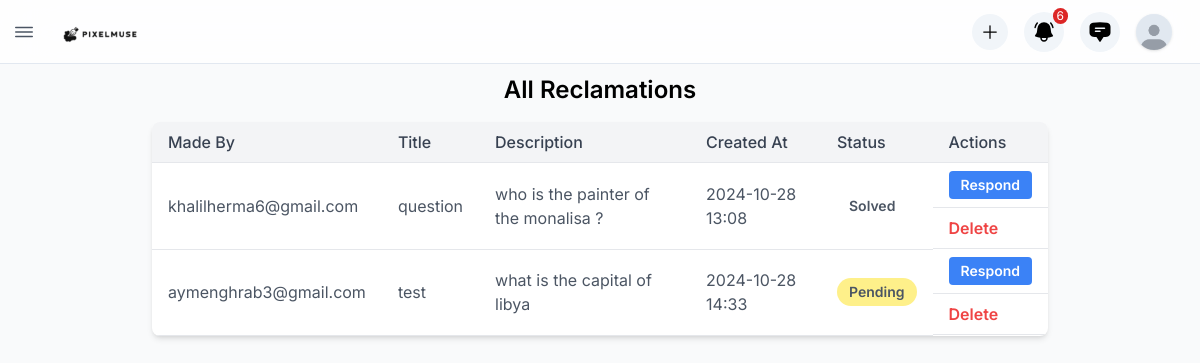
The page /reclamations/ on the database its author committed.
### reclamations/models.py (models this page shows, shortened)
class Reclamation(models.Model):
    author = models.ForeignKey(settings.AUTH_USER_MODEL, on_delete=models.CASCADE, default=1)
    title = models.CharField(max_length=255)
    description = models.TextField()
    created_at = models.DateTimeField(auto_now_add=True)
    status = models.CharField(max_length=50, choices=[
        ('pending', 'Pending'),
        ('solved', 'Solved'),
        ('not_accepted', 'Not Accepted'),
    ], default='pending')

### users/models.py (models this page shows, shortened)
class User(AbstractBaseUser, PermissionsMixin):
    email = models.EmailField(unique=True)
    fullname = models.CharField(max_length=255)
    phone = models.CharField(max_length=20, blank=True, null=True)
    birthday = models.DateField(blank=True, null=True)
    address = models.TextField(blank=True, null=True)
    role = models.CharField(max_length=10, choices=[('admin', 'Admin'), ('user', 'User'),('support','Support')])
    is_active = models.BooleanField(default=True)
    is_staff = models.BooleanField(default=False)
    user_photo = models.ImageField(upload_to='user_photos/', blank=True, null=True)
    objects = UserManager()
    USERNAME_FIELD = 'email'
    REQUIRED_FIELDS = ['fullname']

### reclamations/views.py (the view)
# urls.py: path('', views.reclamation_list, name='reclamation_list'),
def reclamation_list(request):
    reclamations = Reclamation.objects.all()
    return render(request, 'reclamations/support_index.html', {'reclamations': reclamations})

### reclamations/templates/reclamations/support_index.html
{% extends "base.html" %}
{% load static %}
{% block content %}
<main id="site__main" class="2xl:ml-[--w-side] xl:ml-[--w-side-sm] p-2.5 h-[calc(100vh-var(--m-top))] mt-[--m-top] flex items-center justify-center flex-col">
    <h2 class="text-2xl font-semibold mb-4">All Reclamations</h2>
    {% if reclamations %}
        <table class="table-auto border-collapse w-full max-w-4xl bg-white shadow-md rounded-lg overflow-hidden">
            <thead class="bg-gray-100">
                <tr>
                    <th class="px-4 py-2 border-b text-left font-medium text-gray-700">Made By</th>
                    <th class="px-4 py-2 border-b text-left font-medium text-gray-700">Title</th>
                    <th class="px-4 py-2 border-b text-left font-medium text-gray-700">Description</th>
                    <th class="px-4 py-2 border-b text-left font-medium text-gray-700">Created At</th>
                    <th class="px-4 py-2 border-b text-left font-medium text-gray-700">Status</th>
                    <th class="px-4 py-2 border-b text-left font-medium text-gray-700">Actions</th>
                </tr>
            </thead>
            <tbody>
                {% for reclamation in reclamations %}
                    <tr class="hover:bg-gray-50">
                        <td class="px-4 py-2 border-b">{{ reclamation.author.email }}</td>
                        <td class="px-4 py-2 border-b">{{ reclamation.title }}</td>
                        <td class="px-4 py-2 border-b">{{ reclamation.description }}</td>
                        <td class="px-4 py-2 border-b">{{ reclamation.created_at|date:"Y-m-d H:i" }}</td>
                        <td class="px-4 py-2 border-b">
                            {% if reclamation.status == "pending" %}
                                <span class="inline-block px-3 py-1 text-sm font-semibold text-yellow-800 bg-yellow-200 rounded-full">Pending</span>
                            {% elif reclamation.status == "solved" %}
                                <span class="inline-block px-3 py-1 text-sm font-semibold text-green-800 bg-green-900 rounded-full">Solved</span>
                            {% elif reclamation.status == "not accepted" %}
                                <span class="inline-block px-3 py-1 text-sm font-semibold text-red-800 bg-red-200 rounded-full">Not Accepted</span>
                            {% else %}
                                <span class="inline-block px-3 py-1 text-sm font-semibold text-gray-800 bg-gray-200 rounded-full">Unknown</span>
                            {% endif %}
                        </td>
                        <td class="px-4 py-2 border-b flex flex-col space-y-2">
                            <a href="{% url 'respond_reclamation' reclamation.id %}" class="inline-block px-3 py-1 text-sm font-semibold text-white bg-blue-500 rounded hover:bg-blue-600">Respond</a>
                        </td>
                        <td class="px-4 py-2 border-b flex flex-col space-y-2">
                            <a href="{% url 'delete_reclamation' reclamation.id %}" class="text-red-500 hover:text-red-700 font-semibold">Delete</a>
                        </td>
                    </tr>
                {% endfor %}
            </tbody>
        </table>
    {% else %}
        <p class="text-gray-600">No reclamations found.</p>
    {% endif %}
</main>
{% endblock %}

### rows shown on the page
Reclamation: author.email "khalilherma6@gmail.com", title "question", description "who is the painter of the monalisa ?", created_at "2024-10-28 13:08", status "Solved"
Reclamation: author.email "aymenghrab3@gmail.com", title "test", description "what is the capital of libya", created_at "2024-10-28 14:33", status "Pending"
